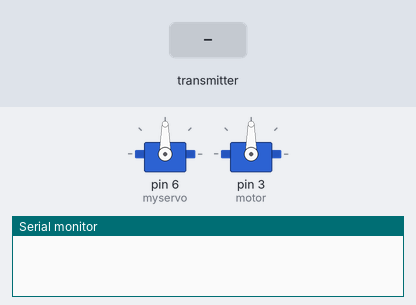
Simulated run of this sketch. Board: Arduino Uno, built with avr-gcc and run on an emulated ATmega328P. Parts: 2 × servo, the last lines printed to the serial monitor. The test bench sets the inputs (shaded band). No radio packets arrive unless stated.

Above: at 1.2 s.
1.3 s: the transmitter starts sending gotByte.0 = 0
At 1.8 s:
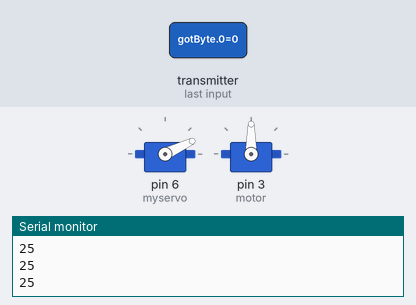
2.8 s: the transmitter starts sending gotByte.1 = 256
At 4.0 s:
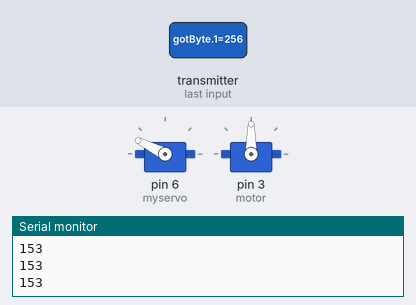
4.3 s: the transmitter starts sending gotByte.1 = 512
At 5.3 s:
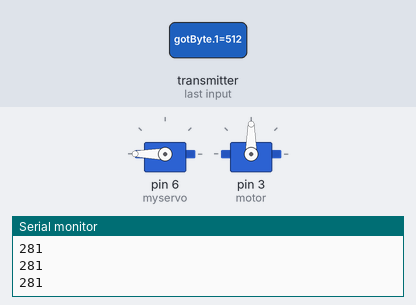
5.8 s: the transmitter starts sending gotByte.0 = 256
At 6.4 s:
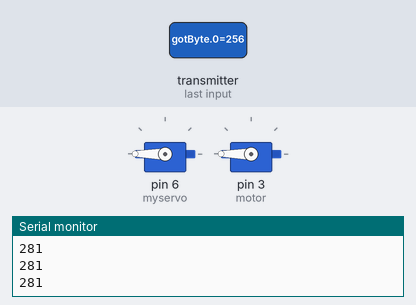
7.3 s: the transmitter starts sending gotByte.1 = 1023
At 8.5 s:
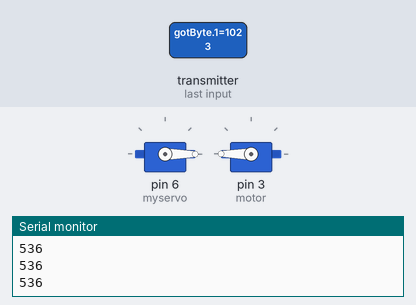
8.8 s: the transmitter starts sending gotByte.0 = 512
At 9.9 s:
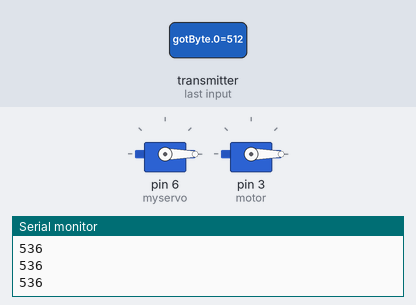
Timing chart, 0 to 11.3 s (numbered marks = the images above; inputs shaded):
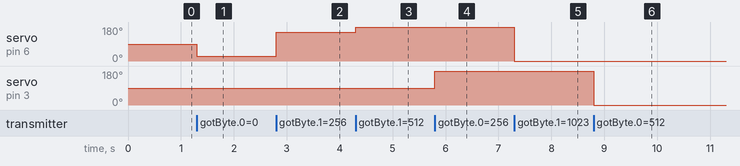

Measured:
- after the input at 1.3 s, servo on pin 6 (myservo): 90° → 25° at once
- after the input at 2.8 s, servo on pin 6 (myservo): 25° → 153° at once
- after the input at 4.3 s, servo on pin 6 (myservo): 153° → 180° at once
- after the input at 5.8 s, servo on pin 3 (motor): 90° → 180° at once
- after the input at 7.3 s, servo on pin 6 (myservo): 180° → 0° at once
- after the input at 8.8 s, servo on pin 3 (motor): 180° → 0° at once

The sketch:

RX.ino
```cpp
#include <SPI.h>
#include "nRF24L01.h"
#include "RF24.h"
#include <Servo.h>
Servo myservo;
Servo motor;
RF24 radio(7, 8);  // "создать" модуль на пинах 9 и 10 Для Уно
//RF24 radio(9,53); // для Меги

byte address[][6] = {"1Node", "2Node", "3Node", "4Node", "5Node", "6Node"}; //возможные номера труб

void setup() {
  myservo.attach(6);
  motor.attach(3);
  Serial.begin(9600);         // открываем порт для связи с ПК
  radio.begin();              // активировать модуль
  radio.setAutoAck(1);        // режим подтверждения приёма, 1 вкл 0 выкл
  radio.setRetries(0, 15);    // (время между попыткой достучаться, число попыток)
  radio.enableAckPayload();   // разрешить отсылку данных в ответ на входящий сигнал
  radio.setPayloadSize(32);   // размер пакета, в байтах

  radio.openReadingPipe(1, address[0]);   // хотим слушать трубу 0
  radio.setChannel(0x60);     // выбираем канал (в котором нет шумов!)

  radio.setPALevel (RF24_PA_MAX);   // уровень мощности передатчика. На выбор RF24_PA_MIN, RF24_PA_LOW, RF24_PA_HIGH, RF24_PA_MAX
  radio.setDataRate (RF24_250KBPS); // скорость обмена. На выбор RF24_2MBPS, RF24_1MBPS, RF24_250KBPS
  //должна быть одинакова на приёмнике и передатчике!
  //при самой низкой скорости имеем самую высокую чувствительность и дальность!!

  radio.powerUp();        // начать работу
  radio.startListening(); // начинаем слушать эфир, мы приёмный модуль
}

void loop() {
  byte pipeNo;
  int gotByte[3];
  while (radio.available(&pipeNo)) {        // слушаем эфир со всех труб
    radio.read(&gotByte, sizeof(gotByte));  // чиатем входящий сигнал
    gotByte[1] = map(gotByte[1], -50, 50, 0, 50);
    gotByte[0] = map(gotByte[0], -110, 110, 0, 180);
    myservo.write(gotByte[1]);
    motor.write(gotByte[0]);
    Serial.println(gotByte[1]);
  }
}
```
